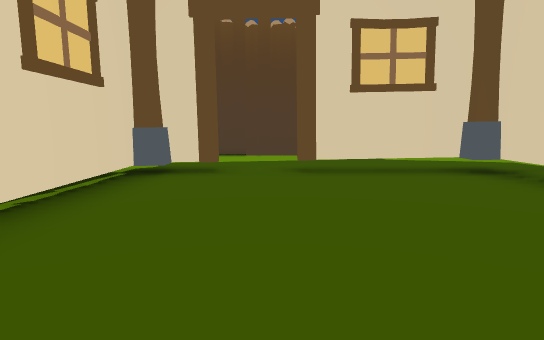
view 1 (above)

24 first-person views from a walk through a scene from a Unity 3-D project. The camera is 1.3 m above the floor, tilts 6° down and sees 75° across. The floor is counted in squares, 2 m on a side. Each view is taken from the middle of a square. On the plan, view 1 faces up. The plan holds only what a view shows up to about 10 squares ahead; the rest is blank. The place goes on beyond the plan. Some animated figures are not drawn. Some surface patterns are stand-ins.

view 2
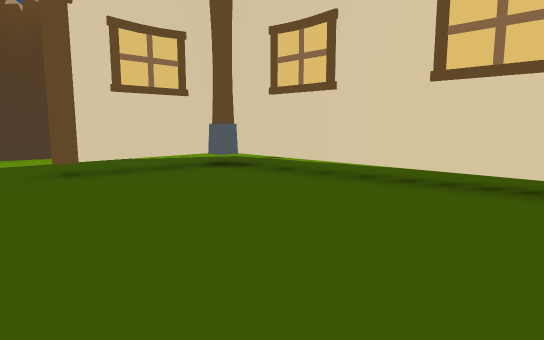

view 3
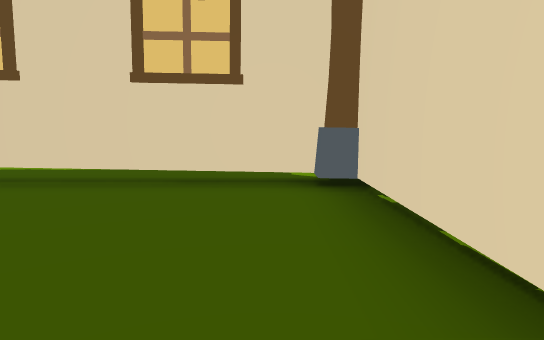

view 4
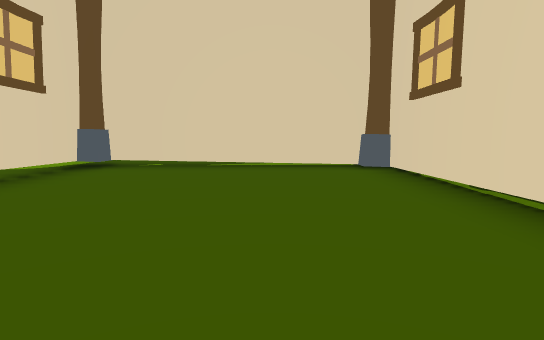

view 5
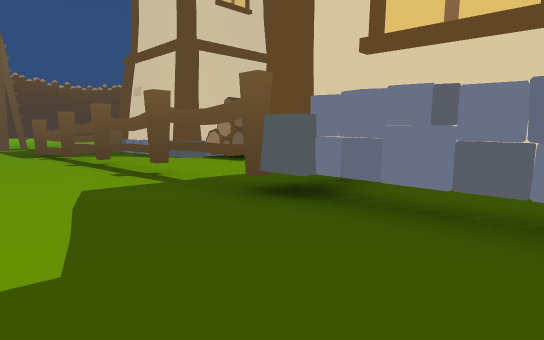

view 6
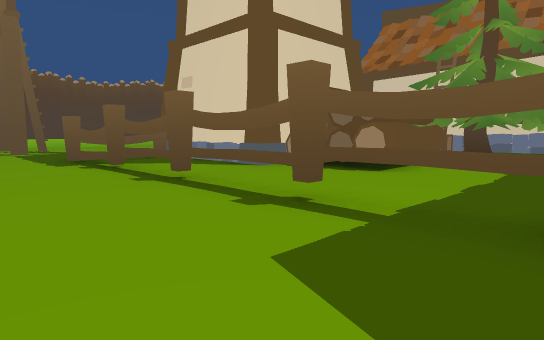

view 7
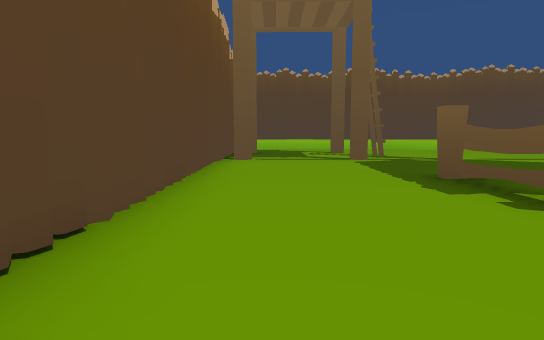

view 8
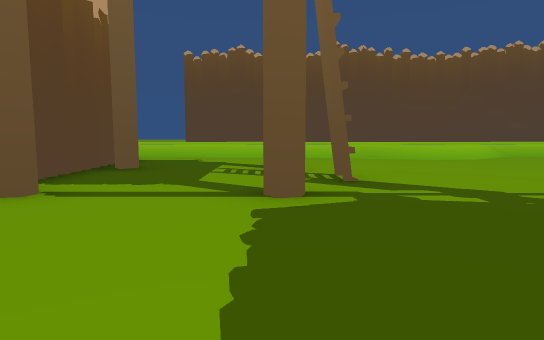

view 9
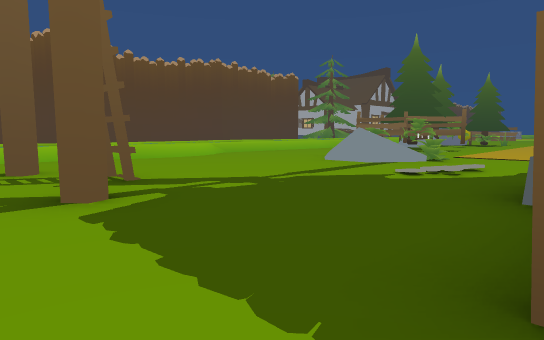

view 10
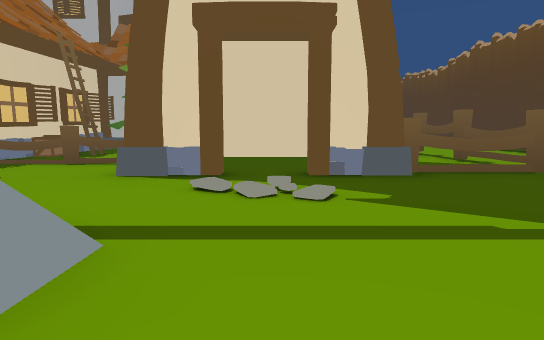

view 11
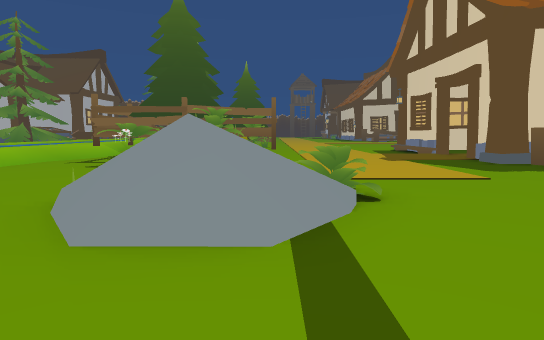

view 12
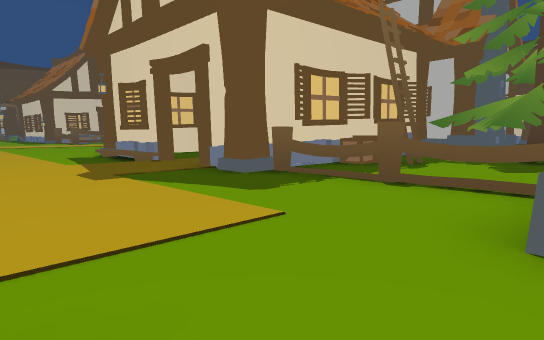

view 13
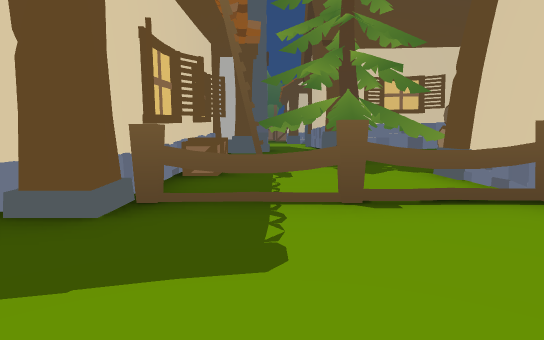

view 14
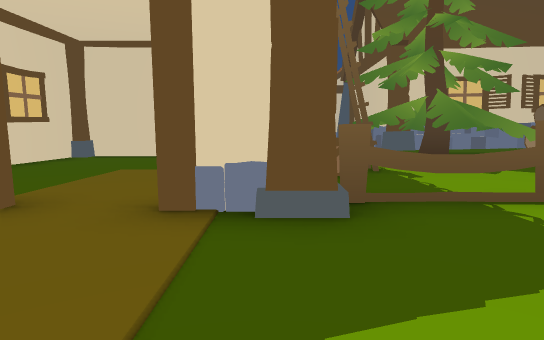

view 15
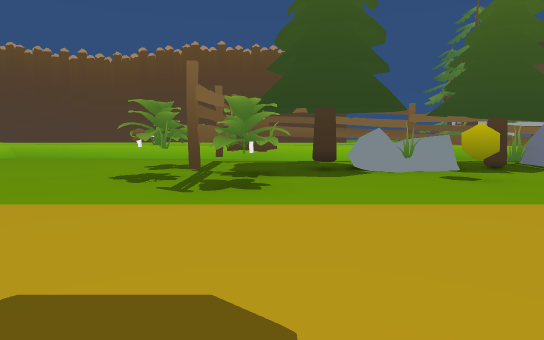

view 16
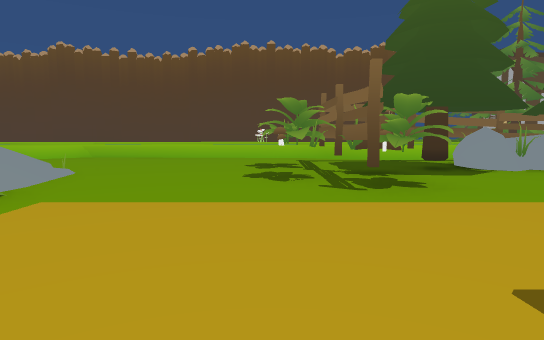

view 17
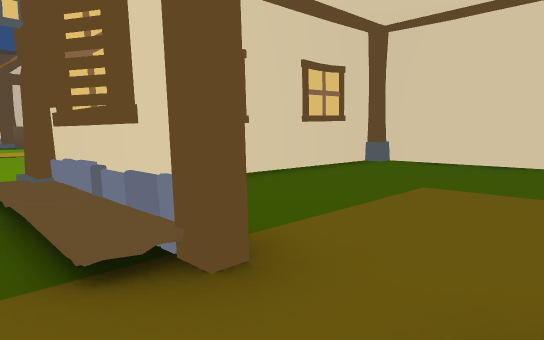

view 18
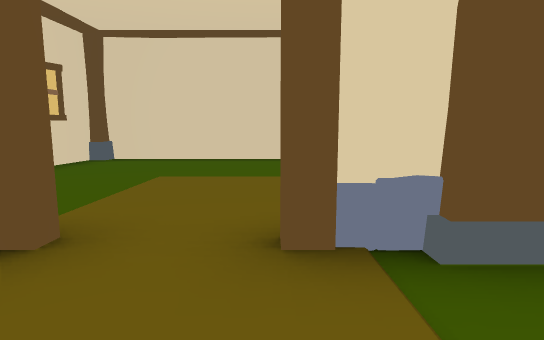

view 19
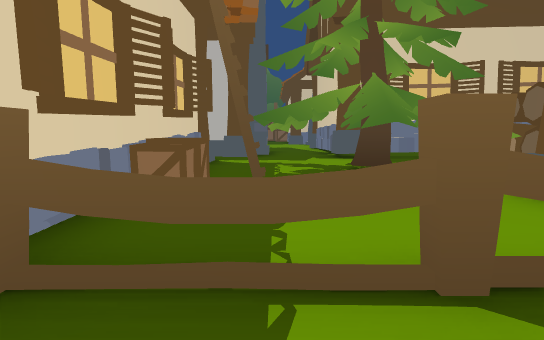

view 20
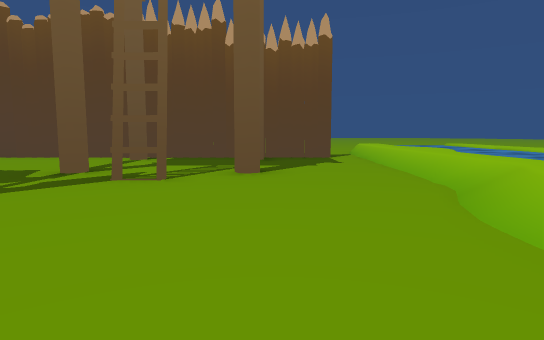

view 21
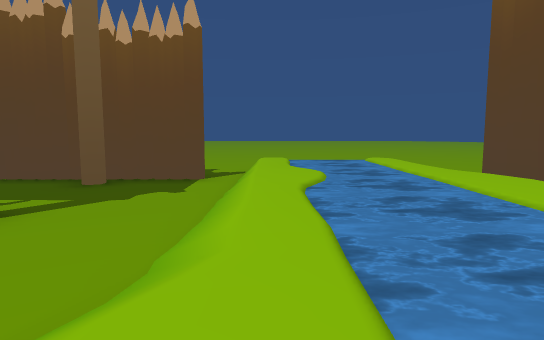

view 22
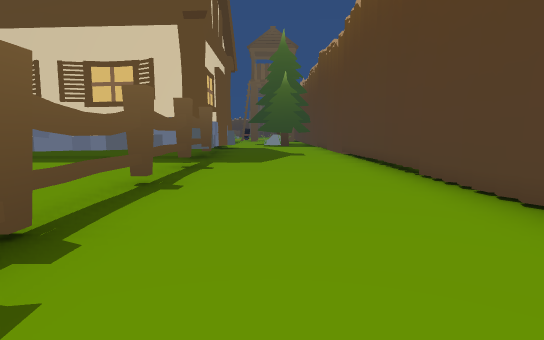

view 23
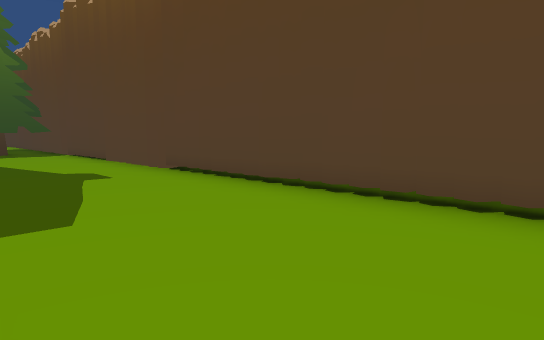

view 24
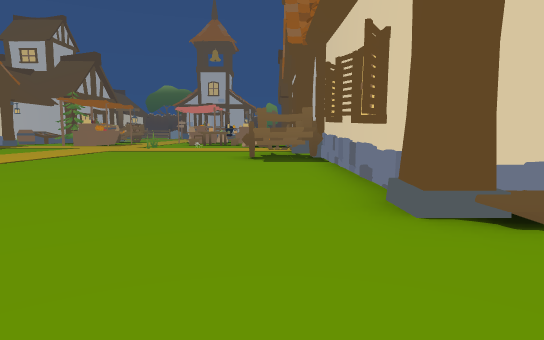

### Floor plan
Key: @ floor where view 1 was taken; # wall or solid block; x gap in a wall; . main floor; : floor 0.5 m higher than the main floor; / step, stairs or slope; = window, fence, low wall or low ledge; ~ water the walk can cross; ≈ water the walk keeps out of; T thing the floor can be seen under or through; O other object.
Columns run from 3 left of view 1 to 24 right of it. Each row starts with its distance up from view 1.
 12                         ..:≈
 11      ....    ############.:≈
 10 ##############......#..#..:≈
  9 O.........................:~
  8  .........................:≈
  7 ....................O..O..:≈
  6 .OO.OOOTTx#=TTxOT....O.../:≈
  5  O.....O........T......../:≈
  4  ......O....#####......../:≈
  3  ......O..OOO...#......../:
  2  O.....O..O O...../....../:
  1  O.....O.OOOO...#././O.../:
  0  O.@...O.OOO#####..// O...:
 -1  OOOOOOOO.O.O =#...O//....:
 -2    .....O..OO.##..........:
 -3       . OOO##.OO.......O..:
 -4       # O..OOOOO.....O.O./:
 -5       # OOOOOOOO....#x#x#/:
 -6         O......O....O.O.#/:
 -7         O..............O#/:
 -8         O......O......OO#/:
 -9         O......O.....O.O#/:
-10         O.OOOOOO...  ..O#
-11        OOOO.......    OOO.:
-12        OOO.........   OO#.:
-13         ..........
-14         .........
-15         ........
-16         ........
-17         .....
-18         ...
-19         ..

Where each view was taken, in squares from view 1:
view 1: 0 up, 0 right, facing up
view 2: 0 up, 1 left, facing up-right
view 3: 0 up, 1 left, facing right
view 4: 6 up, 0 right, facing down
view 5: 9 up, 1 right, facing down-right
view 6: 9 up, 4 right, facing down-right
view 7: 9 up, 8 right, facing right
view 8: 7 up, 13 right, facing right
view 9: 8 up, 13 right, facing down-right
view 10: 2 up, 19 right, facing left
view 11: 3 up, 17 right, facing down
view 12: 0 up, 16 right, facing down-left
view 13: 3 down, 15 right, facing left
view 14: 5 down, 15 right, facing left
view 15: 6 down, 13 right, facing right
view 16: 4 down, 13 right, facing right
view 17: 6 down, 13 right, facing down-left
view 18: 6 down, 14 right, facing left
view 19: 3 down, 13 right, facing left
view 20: 1 up, 20 right, facing up
view 21: 3 up, 23 right, facing up
view 22: 8 up, 13 right, facing left
view 23: 7 up, 8 right, facing up-left
view 24: 12 down, 15 right, facing left
